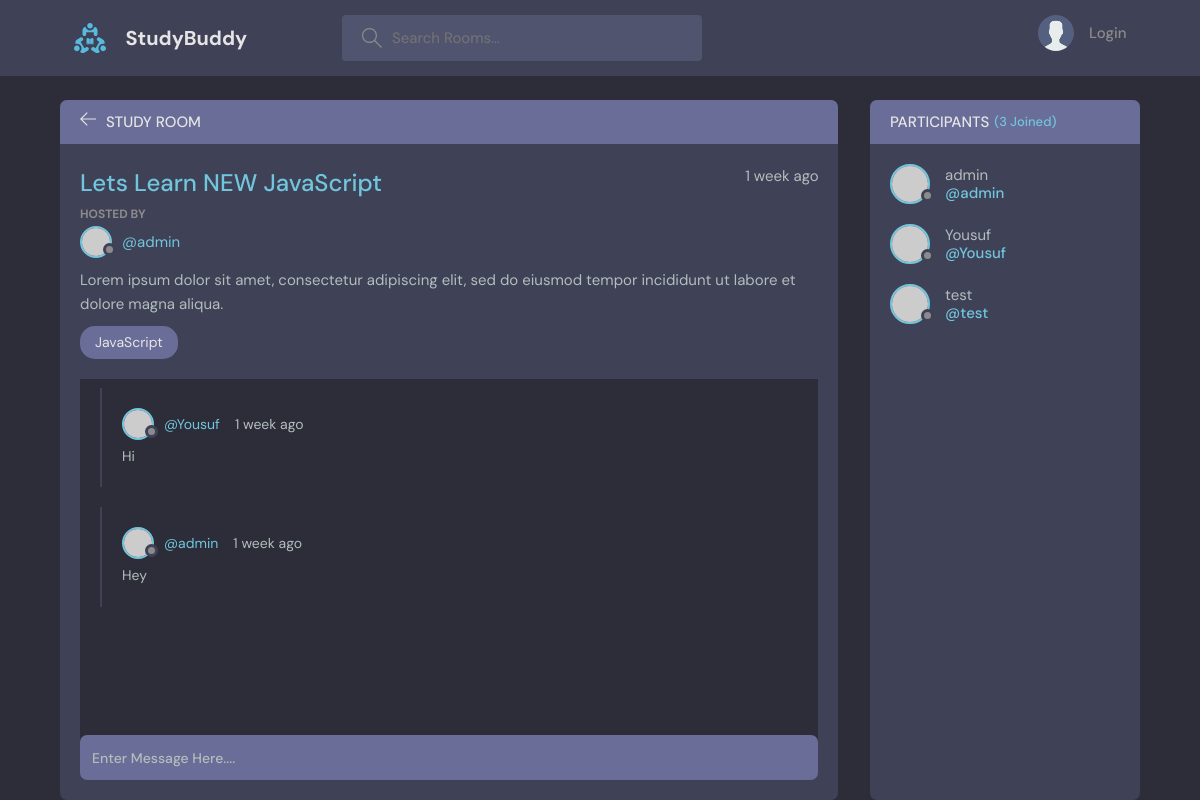
/room/1, run on the app's committed database.
### base/models.py (models this page shows, shortened)
class Room(models.Model):
    host = models.ForeignKey(User, on_delete=models.SET_NULL, null=True)
    topic = models.ForeignKey(Topic, on_delete=models.SET_NULL, null=True)
    name = models.CharField(max_length=200)
    description = models.TextField(null=True, blank=True)
    participants = models.ManyToManyField(User, related_name='participants', blank=True)
    updated = models.DateTimeField(auto_now=True)
    created = models.DateTimeField(auto_now_add=True)
    class Meta:
        ordering = ['-updated', '-created']

class Topic(models.Model):
    name = models.CharField(max_length=200)
    def __str__(self):
        return self.name

class Message(models.Model):
    user = models.ForeignKey(User, on_delete=models.CASCADE)
    room = models.ForeignKey(Room, on_delete=models.CASCADE)
    body = models.TextField()
    updated = models.DateTimeField(auto_now=True)
    created = models.DateTimeField(auto_now_add=True)

### base/views.py (the view, shortened to what this page needs)
# urls.py: path('room/<str:pk>', views.room, name="room"),
def room(request, pk):
    room = Room.objects.get(id=pk)
    roomMessages = room.message_set.all().order_by('-created')
    participants = room.participants.all()
    context = {'room': room, 'roomMessages': roomMessages, 'participants': participants}
    return render(request, 'base/room.html', context)

### base/templates/base/room.html (shortened to what this page needs)
{% extends 'main.html' %}
{% block content %}
    <main class="profile-page layout layout--2">
      <div class="container">
        <div class="room">
          <div class="room__top">
            <div class="room__topLeft">
              <a href="{{ request.META.HTTP_REFERER }}">
                <svg version="1.1" xmlns="http://www.w3.org/2000/svg" width="32" height="32" viewBox="0 0 32 32">
                  <title>arrow-left</title>
                  <path
                    d="M13.723 2.286l-13.723 13.714 13.719 13.714 1.616-1.611-10.96-10.96h27.625v-2.286h-27.625l10.965-10.965-1.616-1.607z"
                  ></path>
                </svg>
              </a>
              <h3>Study Room</h3>
            </div>
          </div>
          <div class="room__box scroll">
            <div class="room__header scroll">
              <div class="room__info">
                <h3>{{room.name}}</h3>
                <span>{{room.created|timesince}} ago</span>
              </div>
              <div class="room__hosted">
                <p>Hosted By</p>
                <a href="{% url 'user-profile' room.host.id %}" class="room__author">
                  <div class="avatar avatar--small">
                    <img src="https://randomuser.me/api/portraits/men/37.jpg" />
                  </div>
                  <span>@{{room.host.username}}</span>
                </a>
              </div>
              <div class="room__details">
                {{room.description}}
              </div>
              <span class="room__topics">{{room.topic}}</span>
            </div>
            <div class="room__conversation">
              <div class="threads scroll">
                {% for message in roomMessages %}
                <div class="thread">
                  <div class="thread__top">
                    <div class="thread__author">
                      <a href="{% url 'user-profile' message.user.id %}" class="thread__authorInfo">
                        <div class="avatar avatar--small">
                          <img src="https://randomuser.me/api/portraits/men/37.jpg" />
                        </div>
                        <span>@{{message.user.username}}</span>
                      </a>
                      <span class="thread__date">{{message.created|timesince}} ago</span>
                    </div>
                  </div>
                  <div class="thread__details">
                    {{message.body}}
                  </div>
                </div>
                {% endfor %}
              </div>
            </div>
          </div>
          <div class="room__message">
            <form action="" method="POST">
              <input type="text" name="body" placeholder="Enter Message Here....">
          </form>
          </div>
        </div>
        <div class="participants">
          <h3 class="participants__top">Participants <span>({{participants.count}} Joined)</span></h3>
          <div class="participants__list scroll">
            {% for participant in participants %}
            <a href="{% url 'user-profile' participant.id %}" class="participant">
              <div class="avatar avatar--medium">
                <img src="https://randomuser.me/api/portraits/men/37.jpg" />
              </div>
              <p>
                {{participant.username}}
                <span>@{{participant.username}}</span>
              </p>
            </a>
            {% endfor %}
          </div>
        </div>
      </div>
    </main>
{% endblock content %}

### data on the page
Room: name "Lets Learn NEW JavaScript", created "1 week", host.username "admin", description "Lorem ipsum dolor sit amet, consectetur adipiscing elit, sed do eiusmod tempor incididunt ut labore et dolore magna aliqua.", topic "JavaScript"
Message: user.username "Yousuf", created "1 week", body "Hi"
Message: user.username "admin", created "1 week", body "Hey"

### other printed values
{{ participants.count }} "3"
{{ participant.username }} "admin"
{{ participant.username }} "Yousuf"
{{ participant.username }} "test"
